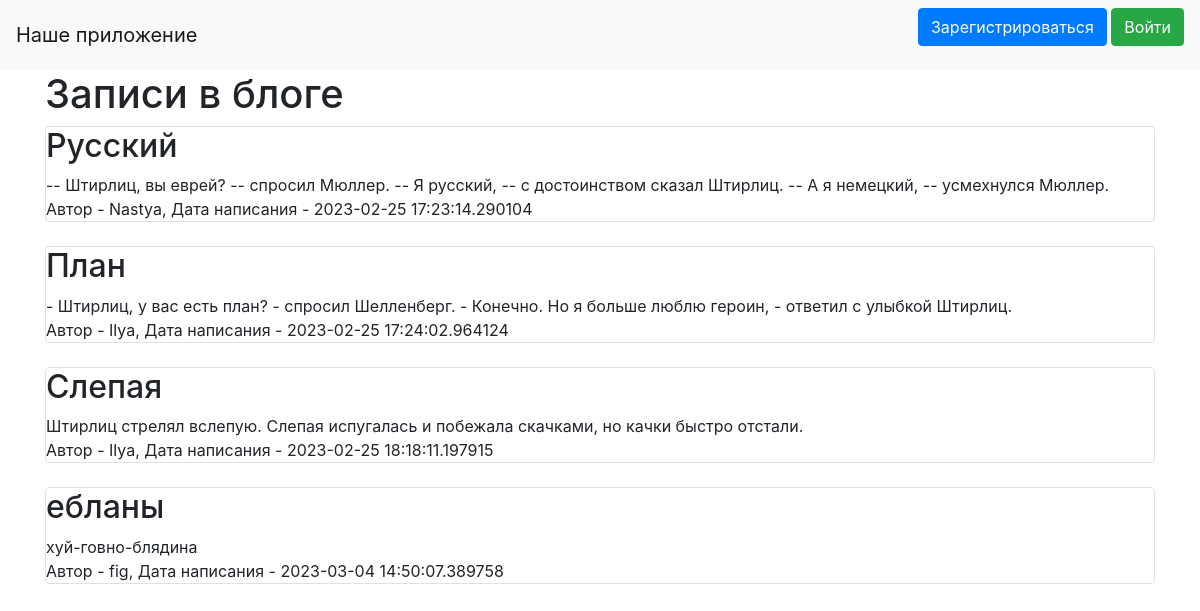
The page / on the database its author committed.
### data/news.py (models this page shows)
class News(SqlAlchemyBase, SerializerMixin):
    __tablename__ = 'news'
    id = sqlalchemy.Column(sqlalchemy.Integer,
                           primary_key=True, autoincrement=True)
    title = sqlalchemy.Column(sqlalchemy.String, nullable=True)
    content = sqlalchemy.Column(sqlalchemy.String, nullable=True)
    created_date = sqlalchemy.Column(sqlalchemy.DateTime,
                                     default=datetime.datetime.now)
    is_private = sqlalchemy.Column(sqlalchemy.Boolean, default=True)
    user_id = sqlalchemy.Column(sqlalchemy.Integer,
                                sqlalchemy.ForeignKey("users.id"))
    user = orm.relationship('User')
    categories = orm.relationship("Category",
                                  secondary="association",
                                  backref="news")

### data/users.py (models this page shows, shortened)
class UserPassword():
    def set_password(self, password):
        self.hashed_password = generate_password_hash(password)

class User(SqlAlchemyBase, UserPassword, UserMixin, SerializerMixin):
    __tablename__ = 'users'
    id = sqlalchemy.Column(sqlalchemy.Integer,
                           primary_key=True, autoincrement=True)
    name = sqlalchemy.Column(sqlalchemy.String, nullable=True)
    about = sqlalchemy.Column(sqlalchemy.String, nullable=True)
    email = sqlalchemy.Column(sqlalchemy.String,
                              index=True, unique=True, nullable=True)
    hashed_password = sqlalchemy.Column(sqlalchemy.String, nullable=True)
    created_date = sqlalchemy.Column(sqlalchemy.DateTime,
                                     default=datetime.datetime.now)
    news = orm.relationship("News", back_populates='user')

### blog.py (the view)
@app.route("/")
def index():
    db_sess = db_session.create_session()
    if current_user.is_authenticated:
        news = db_sess.query(News).filter(
            (News.user == current_user) | (News.is_private != True))
    else:
        news = db_sess.query(News).filter(News.is_private != True)
    return render_template("index.html", news=news)

### data/db_session.py (called while the page is built)
def create_session() -> Session:
    global __factory
    return __factory()

### templates/index.html (shortened to what this page needs)
{% extends "base.html" %}
{% block content %}
    <h1>Записи в блоге</h1>
    {% for item in news %}
        <div class="col-md6 border rounded">
            <h2>{{item.title}}</h2>
            <div>
                {{item.content}}
            </div>
            <div>
                Автор - {{item.user.name}}, Дата написания - {{item.created_date}}
            </div>
        </div>
        <br>
    {% endfor %}
    <br>
{% endblock %}

### templates/base.html (shortened to what this page needs)
<!doctype html>
<html lang="en">
<head>
    <link rel="stylesheet"
          href="https://stackpath.bootstrapcdn.com/bootstrap/4.4.1/css/bootstrap.min.css"
>
</head>
<body>
<header>
    <nav class="navbar navbar-light bg-light">
        <a class="navbar-brand" href="#">Наше приложение</a>
        {% if current_user.is_authenticated %}
            <a class="navbar-brand" href="/logout">{{ current_user.name }}</a>
        {% else %}
            <p>
                <a class="btn btn-primary " href="/register">Зарегистрироваться</a>
                <a class="btn btn-success" href="/login">Войти</a>
            </p>
        {% endif %}
    </nav>
</header>
<main role="main" class="container">
    {% block content %}{% endblock %}
</main>
</body>
</html>

### rows shown on the page
News: title "Русский", content "-- Штирлиц, вы еврей? -- спросил Мюллер. -- Я русский, -- с достоинством сказал Штирлиц. -- А я немецкий, -- усмехнулся Мюллер.", user.name "Nastya", created_date "2023-02-25 17:23:14.290104"
News: title "План", content "- Штирлиц, у вас есть план? - спросил Шелленберг. - Конечно. Но я больше люблю героин, - ответил с улыбкой Штирлиц.", user.name "Ilya", created_date "2023-02-25 17:24:02.964124"
News: title "Слепая", content "Штирлиц стрелял вслепую. Слепая испугалась и побежала скачками, но качки быстро отстали.", user.name "Ilya", created_date "2023-02-25 18:18:11.197915"
News: title "ебланы", content "хуй-говно-блядина", user.name "fig", created_date "2023-03-04 14:50:07.389758"
